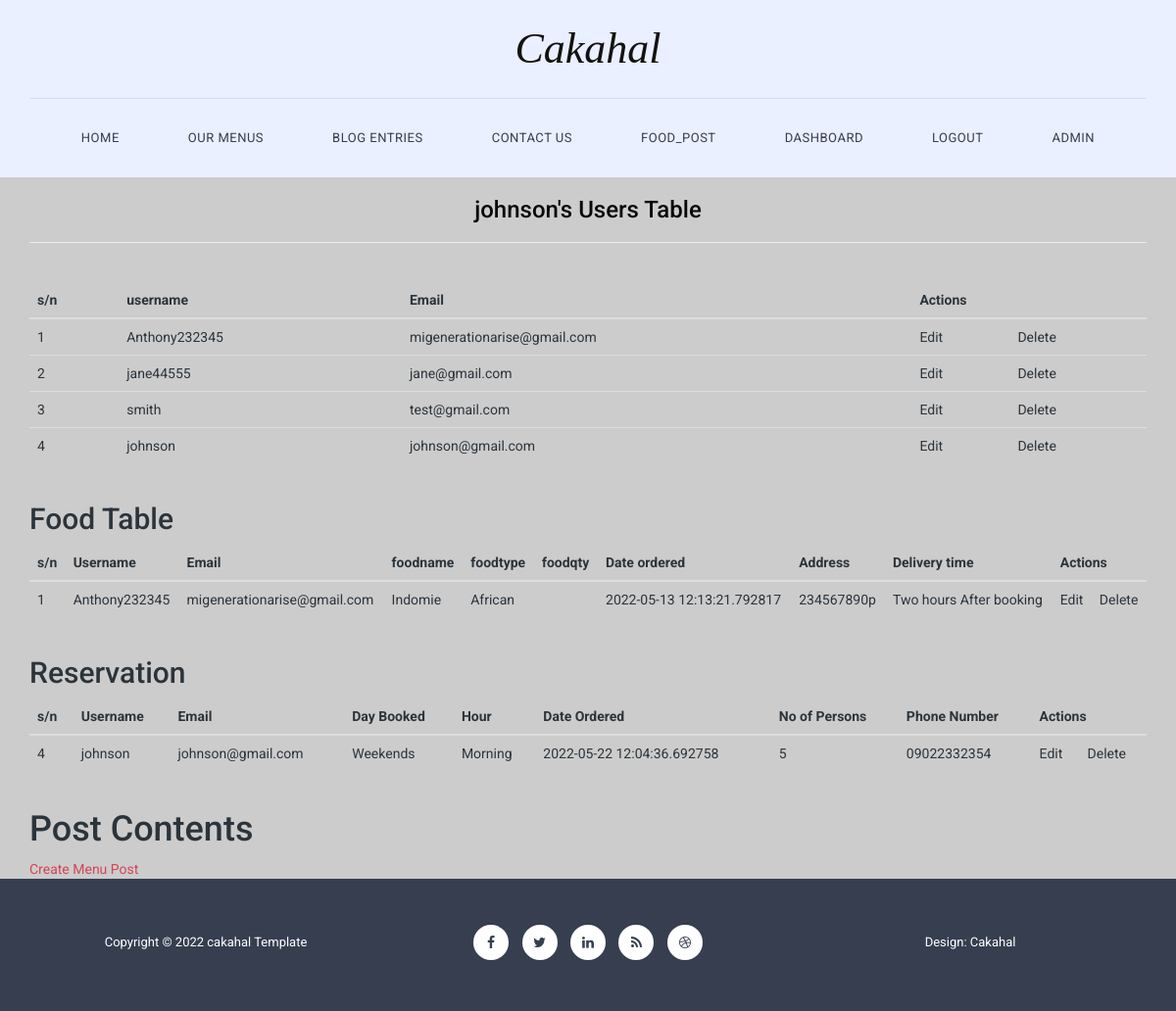
The app's page /admin (signed in) with its own data.
### commerceapp/models.py (models this page shows, shortened)
class User(db.Model, UserMixin):
    id = db.Column(db.Integer, primary_key=True)
    username = db.Column(db.String(20), unique=True, nullable=False)
    email = db.Column(db.String(120), unique=True, nullable=False)
    image_file = db.Column(db.String(60), nullable=False, default='default.png')
    password = db.Column(db.String(60), nullable=False)
    order = db.relationship('Order', backref='author', lazy=True)
    table = db.relationship('Tables', backref='author', lazy=True)
    post = db.relationship('Post', backref='author', lazy=True)

class Order(db.Model):
    id = db.Column(db.Integer, primary_key=True)
    Foodname = db.Column(db.Text, nullable=False)
    Foodtype = db.Column(db.Text, nullable=False)
    FoodQuantity = db.Column(db.Text, nullable=False)
    date_orderd = db.Column(db.DateTime, nullable=False, default=datetime.utcnow)
    user_id = db.Column(db.Integer, db.ForeignKey('user.id'), nullable=False)
    Address = db.Column(db.String(120), unique=True, nullable=False)
    Delivery_Time = db.Column(db.Text, nullable=False)

class Tables(db.Model):
    id = db.Column(db.Integer, primary_key=True)
    Day = db.Column(db.Text, nullable=False)
    Hour = db.Column(db.String(120), nullable=False)
    Fullname = db.Column(db.String(20), unique=True, nullable=False)
    date_orderd = db.Column(db.DateTime, nullable=False, default=datetime.utcnow)
    user_id = db.Column(db.Integer, db.ForeignKey('user.id'), nullable=False)
    No_persons = db.Column(db.String(120), nullable=False)
    Phone = db.Column(db.String, unique=False, nullable=False)

### commerceapp/routes.py (the view)
@app.route('/admin')
def admin():
    users = User.query.all()
    food = Order.query.all()
    table = Tables.query.all()
    if current_user.id != 4:
        flash('Oops it only admin, u cant access this page', 'danger')
        return redirect(url_for('home', users=users, food=food, table=table))
    else:
        render_template('Admin/AdminHome.html', users=users, food=food, table=table)
    return render_template('Admin/AdminHome.html', users=users, food=food, table=table)

### commerceapp/models.py (called while the page is built)
@login_manager.user_loader
def load_user(user_id):
    return User.query.get(int(user_id))

### commerceapp/templates/Admin/AdminHome.html
{% extends 'layout.html' %}
{% block content %}
  <div style="background: #ccc">
    <div  class="container">
      <h3 style="text-align: center; color: #080808"> {{ current_user.username }}'s Users Table </h3>
      <hr>
      <br>
      <table class="table">
        <thead>
          <tr>
            <th>s/n</th>
            <th>username</th>
            <th>Email</th>
             <th colspan="2">Actions</th>
          </tr>
        </thead>
        <tbody>
          {% for user in users %}
            <tr>
               <td>{{ user.id }}</td>
              <td>{{ user.username }}</td>
              <td>{{ user.email }}</td>
              <td href="">Edit</td>
              <td>Delete</td>
            </tr>
           {% endfor %}
        </tbody>
      </table>
    </div>
    <div class="container">
      <h2>Food Table</h2>
      <table class="table">
        <thead>
          <tr>
            <th>s/n</th>
            <th>Username</th>
            <th>Email</th>
            <th>foodname</th>
            <th>foodtype</th>
            <th>foodqty</th>
            <th>Date ordered</th>
            <th>Address</th>
            <th>Delivery time</th>
             <th colspan="2">Actions</th>
          </tr>
        </thead>
        <tbody>
          {% for foods in food %}
            <tr>
               <td>{{ foods.user_id }}</td>
              <td>{{ foods.author.username }}</td>
              <td>{{ foods.author.email }}</td>
              <td>{{ foods.Foodname }}</td>
              <td>{{ foods.Foodtype }}</td>
              <td>{{ foods.Foodqty }}</td>
              <td>{{ foods.date_orderd }}</td>
              <td>{{ foods.Address }}</td>
               <td>{{ foods.Delivery_Time }}</td>
              <td href="">Edit</td>
              <td>Delete</td>
            </tr>
           {% endfor %}
        </tbody>
      </table>
    </div>
    <div class="container">
      <h2>Reservation</h2>
      <table class="table">
        <thead>
          <tr>
            <th>s/n</th>
            <th>Username</th>
            <th>Email</th>
            <th>Day Booked</th>
            <th>Hour</th>
            <th>Date Ordered</th>
            <th>No of Persons</th>
            <th>Phone Number</th>
             <th colspan="2">Actions</th>
          </tr>
        </thead>
        <tbody>
          {% for tables in table %}
            <tr>
               <td>{{ tables.user_id }}</td>
              <td>{{ tables.author.username }}</td>
              <td>{{ tables.author.email }}</td>
              <td>{{ tables.Day }}</td>
              <td>{{ tables.Hour }}</td>
              <td>{{ tables.date_orderd }}</td>
              <td>{{ tables.No_persons }}</td>
              <td>{{ tables.Phone }}</td>
              <td href="">Edit</td>
              <td>Delete</td>
            </tr>
           {% endfor %}
        </tbody>
      </table>
    </div>
    <div class="container">
      <h1>Post Contents</h1>
      <a href="{{ url_for('food_blog') }}">Create Menu Post</a>
    </div>
  </div>
{% endblock content %}

### commerceapp/templates/layout.html (shortened to what this page needs)
<!DOCTYPE html>
<html>
    <head>
        <link rel="stylesheet" href="static/css/bootstrap.min.css">
        <link rel="stylesheet" href="static/css/bootstrap-theme.min.css">
        <link rel="stylesheet" href="static/css/fontAwesome.css">
        <link rel="stylesheet" href="static/css/hero-slider.css">
        <link rel="stylesheet" href="static/css/templatemo-style.css">
        <link rel="stylesheet" href="static/css/owl-carousel.css">
        <link rel="stylesheet" href="static/css/hard-copy/font-awesome-4.7.0/css/font-awesome.css">
    </head>
<body>
    <div class="header">
        <div class="container">
            <a href="#" class="navbar-brand scroll-top">Cakahal</a>
            <nav class="navbar navbar-inverse" role="navigation">
                <div id="main-nav" class="collapse navbar-collapse">
                    <ul class="nav navbar-nav">
                        <li><a href="{{ url_for('home') }}">Home</a></li>
                        <li><a href="{{ url_for('menu') }}">Our Menus</a></li>
                        <li><a href="{{ url_for('blog') }}">Blog Entries</a></li>
                        <li><a href="{{ url_for('contact') }}">Contact Us</a></li>
                         {% if current_user.is_authenticated %}
                         <li><a href="{{ url_for('food_blog') }}">Food_Post</a></li>
                         <li><a href="{{ url_for('dashboard') }}">Dashboard</a></li>
                         <li><a href="{{ url_for('logout') }}">logout</a></li>
                        {% else %}
                        <li><a href="{{ url_for('register') }}">Get Started</a></li>
                        {% endif %}
                        {% if current_user.id == 4 %}
                            <li><a href="{{ url_for('admin') }}">Admin</a></li>
                        {% endif %}
                    </ul>
                </div>
            </nav>
        </div>
    </div>
    {% block content %}
    {% endblock content %}
    <footer>
        <div class="container">
            <div class="row">
                <div class="col-md-4">
                    <p>Copyright &copy; 2022 cakahal Template</p>
                </div>
                <div class="col-md-4">
                    <ul class="social-icons">
                        <li><a rel="nofollow" href="https://fb.com/templatemo"><i class="fa fa-facebook"></i></a></li>
                        <li><a href="#"><i class="fa fa-twitter"></i></a></li>
                        <li><a href="#"><i class="fa fa-linkedin"></i></a></li>
                        <li><a href="#"><i class="fa fa-rss"></i></a></li>
                        <li><a href="#"><i class="fa fa-dribbble"></i></a></li>
                    </ul>
                </div>
                <div class="col-md-4">
                    <p>Design: Cakahal</p>
                </div>
            </div>
        </div>
    </footer>
</body>
</html>

### commerceapp/static/css/hero-slider.css (style rules this page uses)
*, *::after, *::before { -webkit-box-sizing: border-box; -moz-box-sizing: border-box; box-sizing: border-box; }
html { font-size: 62.5%; }
body { font-family: "Open Sans", sans-serif; color: #2c343b; background-color: #f2f2f2; }
a { color: #d44457; text-decoration: none; }

### commerceapp/static/css/templatemo-style.css (style rules this page uses)
* { margin: 0; padding: 0; font-family: 'Roboto', arial, sans-serif; }
body { overflow-x: hidden; background-color: #fff; }
ul { list-style: none; margin: 0px; }
p { color: #9a9a9a; font-size: 13px; line-height: 24px; }
.header { width: 100%; padding: 0; z-index: 10000; transition: all 0.2s ease-in-out; background-color: #eaf0ff; text-align: center; }
.navbar-inverse .navbar-brand, .navbar-inverse .navbar-nav>li>a { text-shadow: none; }
.navbar-brand { font-family: 'Spectral', serif; font-size: 44px; color: #121212; font-style: italic; text-align: center; width: 100%; border-bottom: 1px solid #d8deed; position: relative; padding: 40px 0px; height: auto!important; }
#main-nav { padding: 15px 0px; float: right; position:relative; left:-50%; text-align: left; }
.nav { list-style:none; position:relative; left:50%; }
.navbar-nav li { margin: 0px 20px; }
.navbar-nav li a { font-family: 'Roboto', sans-serif; font-size: 13px; text-transform: uppercase; color: #363e50!important; letter-spacing: 0.5px; }
.navbar-inverse { background-image: none; background-color: transparent; }
.header .navbar { margin: 0; border: none; }
footer { background-color: #363e50; line-height: 130px; text-align: center; }
footer p { line-height: 120px; color: #fff; margin-top: 5px; }
footer ul { list-style: none; padding: 0; margin: 0; }
footer ul li { display: inline-block; margin: 0px 5px; }
footer ul li i { width: 36px; height: 36px; display: inline-block; text-align: center; line-height: 36px!important; background-color: #fff; border-radius: 50%; color: #363e50; transition: all 0.5s; }

### records on screen
User: username "johnson", id "4", email "johnson@gmail.com"
User: id "1", username "Anthony232345", email "migenerationarise@gmail.com"
User: id "2", username "jane44555", email "jane@gmail.com"
User: id "3", username "smith", email "test@gmail.com"
Order: user_id "1", author.username "Anthony232345", author.email "migenerationarise@gmail.com", Foodname "Indomie", Foodtype "African", date_orderd "2022-05-13 12:13:21.792817", Address "234567890p", Delivery_Time "Two hours After booking"
Tables: user_id "4", author.username "johnson", author.email "johnson@gmail.com", Day "Weekends", Hour "Morning", date_orderd "2022-05-22 12:04:36.692758", No_persons "5", Phone "09022332354"
